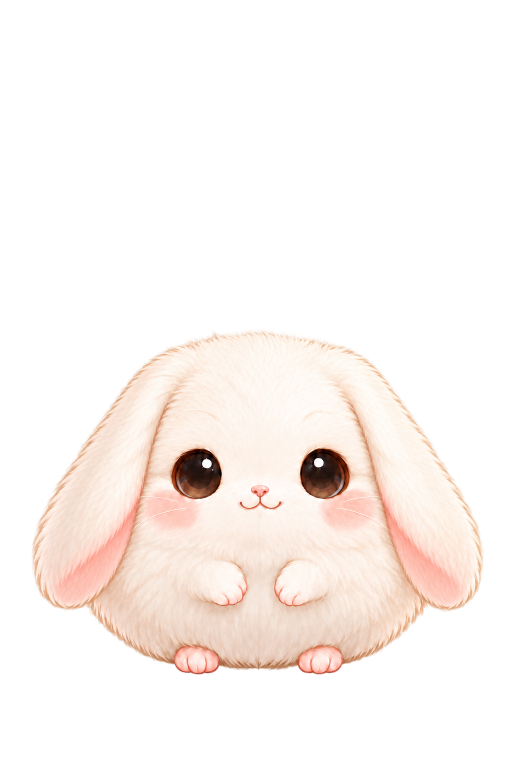
#> input picture design/art/masters/mochi-v2/mochi-v2.webp, 1024 x 1536 px (shown at 1/2 size)
$ python bake_garden_art.py
#> lines starting #> are read from the running program, lines starting #| are printed output that depends on the picture
"""Bake the Ayçiçeği garden game's sprites from approved art masters.

The minigame reuses existing masters (no new generation): sunflower heads
cut from the garden station's level 1, and Pofu, Mochi and Fındık at the
sizes the game draws them (3x for an iPhone, with a little headroom for
squash and stretch). Run from the repository root:

    python3 -I design/games/bake_garden_art.py

Outputs go to Packages/PofuKit/Sources/PofuGames/Resources/. The
script is deterministic: same masters in, same pixels out.
"""

from __future__ import annotations

import math
import pathlib
import sys

from PIL import Image

ROOT = pathlib.Path(__file__).resolve().parents[2]
# Flat, because SwiftPM's process rule flattens resource folders anyway.
OUT = ROOT / "Packages/PofuKit/Sources/PofuGames/Resources"

# (output name, master, target height in px). Heights are 3x the largest
# on-screen size the scene uses, so sprites never upscale.
CHARACTERS = [
    ("garden-mochi", "design/art/masters/mochi-v2/mochi-v2.webp", 270),
    ("garden-findik", "design/art/masters/findik-base/findik-base.webp", 270),
]

# Pofu and his cheeks-puff pose (batch 06's rig pilot) share one canvas
# and one crop, so the puff lies exactly over the base and can fade in.
POFU_POSES = [
    ("garden-pofu", "design/art/masters/pofu-hamster-base-v1/pofu-hamster-base.png"),
    ("garden-pofu-puff", "design/art/masters/pofu-cheeks-puff-2/pofu-cheeks-puff-2.webp"),
]
POFU_HEIGHT = 360

# Sunflower heads cut from garden level 1: (name, centre x, centre y, radius).
BLOOMS = [
    ("garden-bloom", 524, 385, 150),
    ("garden-bloom-small", 258, 478, 128),
]
BLOOM_SIZE = 192  # a 42 pt cell at 3x, with the petals spilling a little


def trim(image: Image.Image) -> Image.Image:
    box = image.getchannel("A").point(lambda a: 255 if a > 6 else 0).getbbox()
#> box = (61, 657, 969, 1350)
    return image.crop(box) if box else image
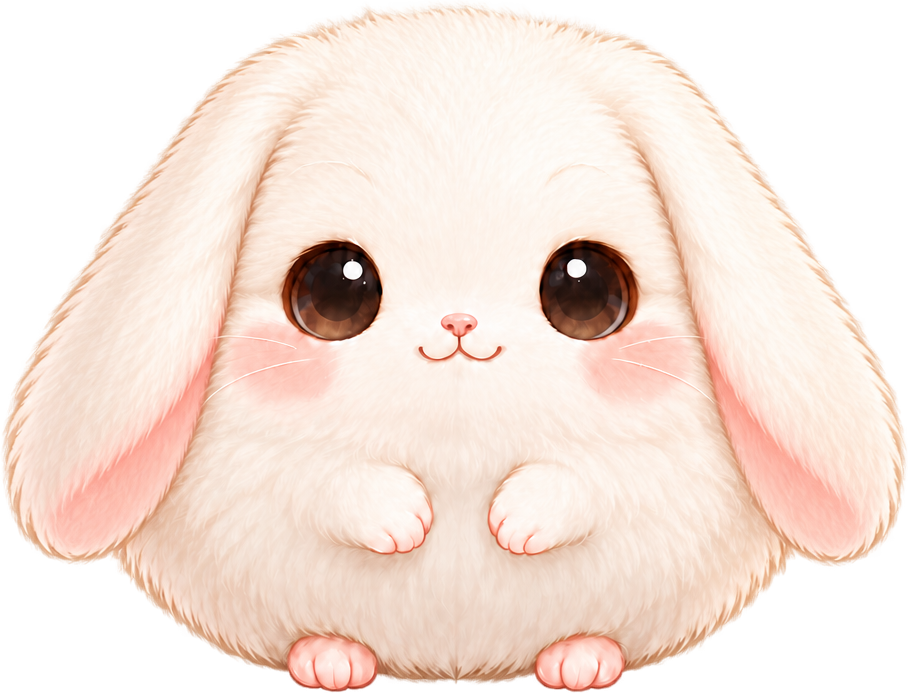
#> returned value: PIL image 908x693 RGBA; mean R, G, B, A 178.5, 160.9, 150.9, 183.3; transparent parts drawn white


def bake_character(name: str, master: str, height: int) -> None:
    image = trim(Image.open(ROOT / master).convert("RGBA"))
    width = round(image.width * height / image.height)
#> width = 354
    image.resize((width, height), Image.LANCZOS).save(OUT / f"{name}.png", optimize=True)
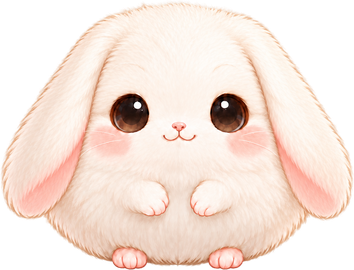
#> saved as garden-mochi.png: PIL image 354x270 RGBA; mean R, G, B, A 179.5, 161.5, 151.4, 183.3; transparent parts drawn white


def bake_pofu_poses() -> None:
    images = [Image.open(ROOT / master).convert("RGBA") for _, master in POFU_POSES]
    assert len({image.size for image in images}) == 1, "Pofu's poses must share a canvas"
    boxes = [image.getchannel("A").point(lambda a: 255 if a > 6 else 0).getbbox() for image in images]
    box = (min(b[0] for b in boxes), min(b[1] for b in boxes), max(b[2] for b in boxes), max(b[3] for b in boxes))
    for (name, _), image in zip(POFU_POSES, images):
        crop = image.crop(box)
        width = round(crop.width * POFU_HEIGHT / crop.height)
        crop.resize((width, POFU_HEIGHT), Image.LANCZOS).save(OUT / f"{name}.png", optimize=True)


def bake_bloom(name: str, cx: int, cy: int, radius: int) -> None:
    source = Image.open(ROOT / "design/art/stations/garden-1/garden-1.png").convert("RGBA")
    head = source.crop((cx - radius, cy - radius, cx + radius, cy + radius))
    pixels = head.load()
    size = head.width
    feather = 10.0
    for y in range(size):
        for x in range(size):
            r, g, b, a = pixels[x, y]
            # Drop the stem and leaves (sage green) and anything outside
            # the head's circle, with a soft edge.
            distance = math.hypot(x - radius, y - radius)
            keep = max(0.0, min(1.0, (radius - distance) / feather))
            if g > r + 4:
                keep = 0.0
            pixels[x, y] = (r, g, b, round(a * keep))
    head = trim(head)
    side = max(head.width, head.height)
    square = Image.new("RGBA", (side, side), (0, 0, 0, 0))
    square.paste(head, ((side - head.width) // 2, (side - head.height) // 2))
    square.resize((BLOOM_SIZE, BLOOM_SIZE), Image.LANCZOS).save(OUT / f"{name}.png", optimize=True)


def main() -> int:
    OUT.mkdir(parents=True, exist_ok=True)
    for name, master, height in CHARACTERS:
        bake_character(name, master, height)
    bake_pofu_poses()
    for name, cx, cy, radius in BLOOMS:
        bake_bloom(name, cx, cy, radius)
    for path in sorted(OUT.glob("*.png")):
        with Image.open(path) as image:
            print(f"{path.relative_to(ROOT)}: {image.width}x{image.height}")
    return 0


if __name__ == "__main__":
#> (the run stopped early here; a loop or call above may not have finished)
